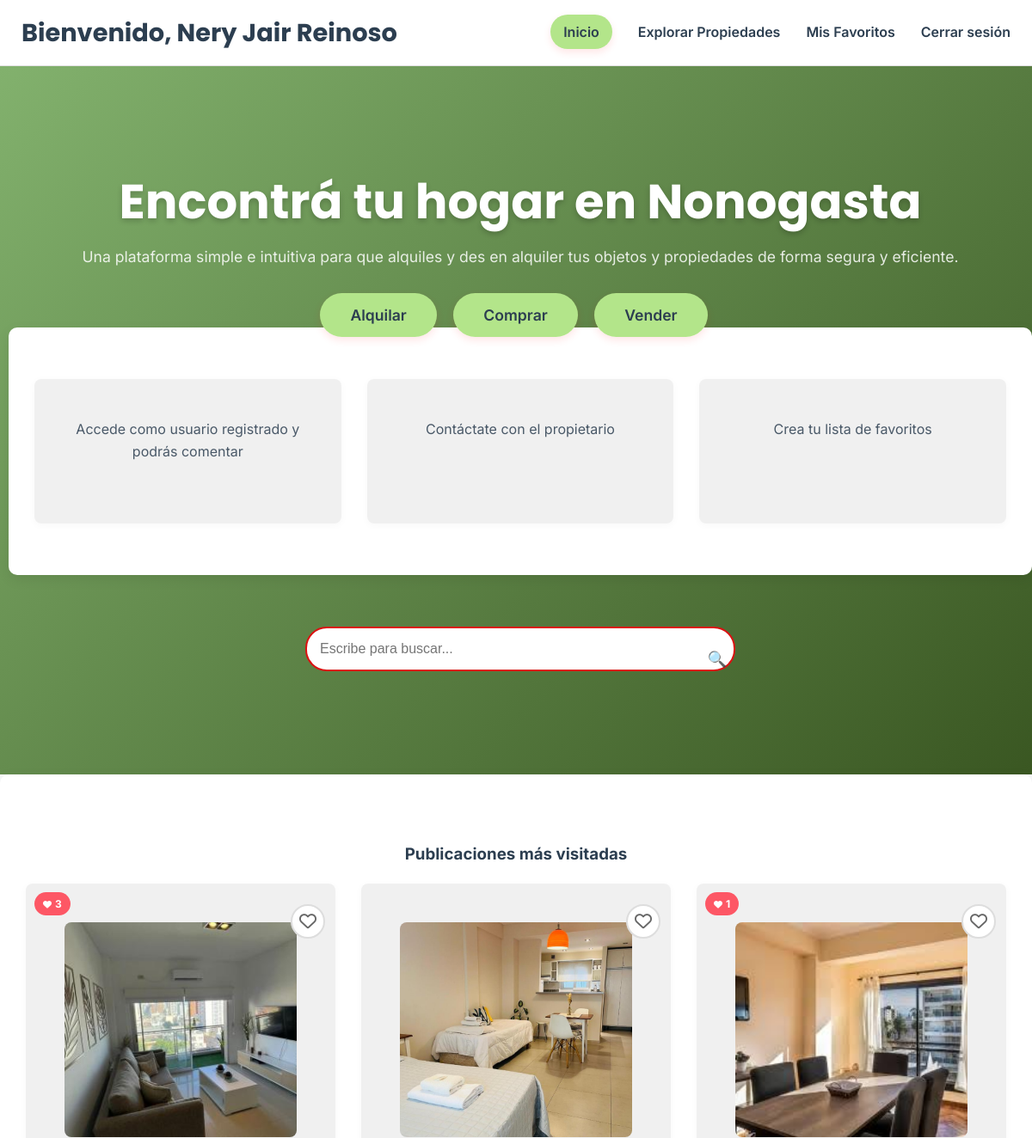
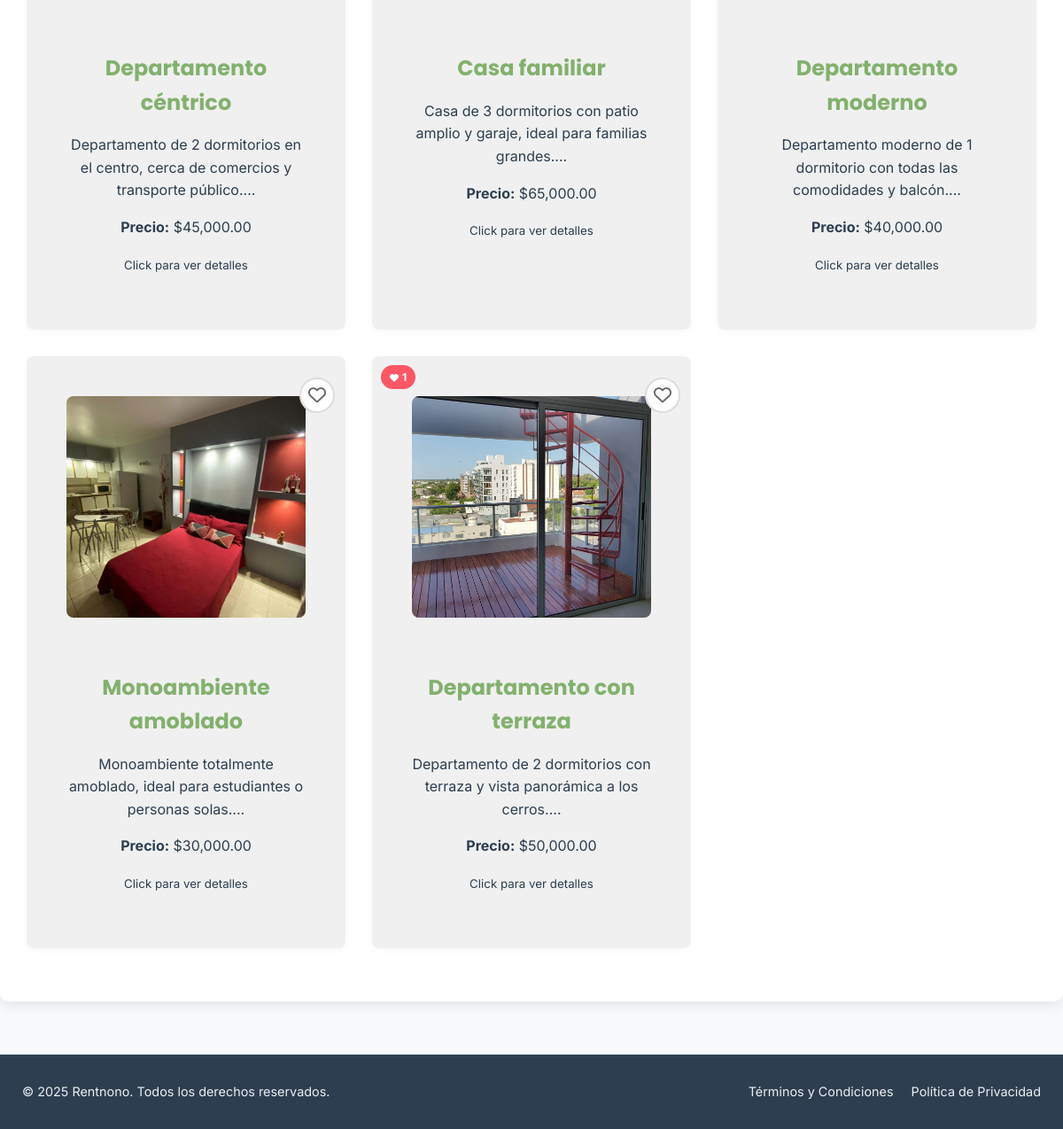
/RentNononuevo/usuario_visitante/ixusuario.php (signed in), run on the app's committed database (2 pictures, top to bottom).
### tables this page shows
CREATE TABLE `propiedades` (
  `id` int(11) NOT NULL,
  `titulo` varchar(100) NOT NULL,
  `descripcion` text DEFAULT NULL,
  `precio` decimal(12,2) NOT NULL,
  `tipo` enum('casa','departamento','local comercial','terreno o lote','galpon','camping') NOT NULL,
  `operacion` enum('alquiler','venta') NOT NULL,
  `superficie` int(11) DEFAULT NULL,
  `ambientes` int(11) DEFAULT NULL,
  `dormitorios` int(11) DEFAULT NULL,
  `sanitarios` int(11) DEFAULT NULL,
  `garaje` tinyint(1) DEFAULT 0,
  `estado` enum('a estrenar','usado','en construcción') NOT NULL DEFAULT 'a estrenar',
  `ubicacion` varchar(255) DEFAULT NULL,
  `direccion` varchar(255) DEFAULT NULL,
  `disponibilidad` enum('disponible','reservado') DEFAULT 'disponible',
  `imagen` varchar(255) DEFAULT NULL,
  `fecha_publicacion` timestamp NOT NULL DEFAULT current_timestamp(),
  `id_usuario` int(11) DEFAULT NULL,
  `visitas` int(11) DEFAULT 0
);

### RentNononuevo/database/publicaciones.php (called while the page is built, shortened)
<?php
include("conexion.php");
$sql = "SELECT * FROM propiedades ORDER BY fecha_publicacion DESC LIMIT 6";
$stmt = $conn->query($sql);
$publicaciones = $stmt->fetchAll(PDO::FETCH_ASSOC);
?>

### RentNononuevo/usuario_visitante/ixusuario.php (the view, shortened to what this page needs)
<?php
include("../database/publicaciones.php");
$es_visitante = isset($_SESSION['rol']) && $_SESSION['rol'] === 'visitante';
?>
<!DOCTYPE html>
<html lang="es">
<head>
    <link rel="stylesheet" href="../estilos/estilo.css">
    <link rel="stylesheet" href="../estilos/publicaciones.css">
    <link rel="stylesheet" href="https://cdnjs.cloudflare.com/ajax/libs/font-awesome/6.5.0/css/all.min.css">
</head>
<body>
    <header class="main-header">
        <div class="container header-content">
            <h1 class="site-logo">
                <?php if(isset($_SESSION['nombre'])): ?>
                    <a href="ixusuario.php">Bienvenido, <?php echo htmlspecialchars($_SESSION['nombre']); ?></a>
                <?php else: ?>
                    <a href="ixusuario.php">RentNono</a>
                <?php endif; ?>
            </h1>
            <nav class="main-nav">
                <ul>
                    <li><b href="#" class="btn-primary-small" href="ixusuario.php">Inicio</b></li>
                    <li><a href="erusuario.php">Explorar Propiedades</a></li>
                    <?php if(isset($_SESSION['nombre'])): ?>
                    <?php if($es_visitante): ?>
                        <li><a href="mis_favoritos.php">Mis Favoritos</a></li>
                    <?php endif; ?>
                        <li><a href="../database/logout.php">Cerrar sesión</a></li>
                    <?php else: ?>
                        <a id="abrirLogin" class="btn-iniciar-sesion">Iniciar sesión</a>
                    <?php endif; ?>
                </ul>
            </nav>
        </div>
    </header>
    <main>
        <section class="hero-section">
            <div class="hero-text-content">
                <h2>Encontrá tu hogar en Nonogasta</h2>
                <p>Una plataforma simple e intuitiva para que alquiles y des en alquiler tus objetos y propiedades de
                    forma segura y eficiente.</p>
                <a href="erusuario.php" class="btn-primary-large">Alquilar</a>
                <a href="erusuario.php" class="btn-primary-large">Comprar</a>
                <a href="#" class="btn-primary-large">Vender</a>
                <section class="features-section container">
                    <div class="features-grid">
                        <div class="feature-item">
                            <p>Accede como usuario registrado y podrás comentar</p>
                        </div>
                        <div class="feature-item">
                            <p>Contáctate con el propietario</p>
                        </div>
                        <div class="feature-item">
                            <p>Crea tu lista de favoritos</p>
                        </div>
                    </div>
                </section>
            </div>
            <div class="search-box">
                <input list="opciones" type="text" id="buscar" placeholder="Escribe para buscar...">
                <button type="button" class="icon" id="btnBuscar">🔍</button>
            </div>
        </section>
        <section class="features-section container">
            <h3>Publicaciones más visitadas</h3>
            <div class="features-grid" id="gridPublicaciones">
                <?php if (count($publicaciones) > 0): ?>
                    <?php foreach ($publicaciones as $pub):
                        $esFavorito = false;
                        $totalFav = 0;
                        if ($es_visitante) {
                            include("../database/conexion.php");
                            $checkFav = $conn->prepare("SELECT id FROM favoritos WHERE usuario_id = ? AND propiedad_id = ?");
                            $checkFav->execute([$_SESSION['id'], $pub['id']]);
                            $esFavorito = $checkFav->rowCount() > 0;
                            $countFav = $conn->prepare("SELECT COUNT(*) as total FROM favoritos WHERE propiedad_id = ?");
                            $countFav->execute([$pub['id']]);
                            $totalFav = $countFav->fetch(PDO::FETCH_ASSOC)['total'];
                        }
                    ?>
                        <div class="feature-item pub-card">
                            <?php if ($totalFav > 0): ?>
                                <span class="fav-count"><i class="fas fa-heart"></i> <?= $totalFav ?></span>
                            <?php endif; ?>
                            <button class="fav-btn <?= $esFavorito ? 'active' : '' ?>" data-id="<?= $pub['id'] ?>">
                                <i class="fa-<?= $esFavorito ? 'solid' : 'regular' ?> fa-heart"></i>
                            </button>
                            <a href="../detalle_publicaciones.php?id=<?= $pub['id'] ?>" class="publicacion-link">
                                <img src="/RentNono/media/publicaciones/<?php echo htmlspecialchars($pub['imagen']); ?>" alt="Imagen de <?php echo htmlspecialchars($pub['titulo']); ?>">
                                <h4><?php echo htmlspecialchars($pub['titulo']); ?></h4>
                                <p><?php echo htmlspecialchars(substr($pub['descripcion'], 0, 100)); ?>...</p>
                                <p><strong>Precio:</strong> $<?php echo number_format($pub['precio'], 2); ?></p>
                                <p><small>Click para ver detalles</small></p>
                            </a>
                        </div>
                    <?php endforeach; ?>
                <?php else: ?>
                    <p class="no-results">No hay publicaciones disponibles.</p>
                <?php endif; ?>
            </div>
        </section>
    </main>
    <footer class="main-footer">
        <div class="container footer-content">
            <p>&copy; 2025 Rentnono. Todos los derechos reservados.</p>
            <ul class="footer-links">
                <li><a href="#">Términos y Condiciones</a></li>
                <li><a href="#">Política de Privacidad</a></li>
            </ul>
        </div>
    </footer>
</body>
</html>

### RentNononuevo/estilos/publicaciones.css (style rules this page uses)
.features-section { padding: 60px 30px; text-align: center; background-color: var(--white-bg); margin-bottom: 60px; border-radius: 10px; box-shadow: 0 5px 15px rgba(0, 0, 0, 0.08); }
.features-grid { display: grid; grid-template-columns: repeat(auto-fit, minmax(280px, 1fr)); gap: 30px; transition: opacity 0.4s ease; }
.feature-item { background-color: rgba(180, 179, 179, 0.2); padding: 30px; border-radius: 8px; box-shadow: 0 2px 10px rgba(0, 0, 0, 0.03); transition: transform 0.3s ease, box-shadow 0.3s ease; }
.feature-item img { width: 100%; height: 250px; object-fit: cover; border-radius: 8px; margin-bottom: 20px; }
.feature-item h4 { font-family: var(--font-heading); font-size: 1.5em; color: var(--primary-color); margin-bottom: 15px; }
.feature-item p { font-size: 1em; color: var(--dark-text-color); }

### data on the page
propiedades: totalFav "3", imagen (picture), titulo "Departamento céntrico", descripcion "Departamento de 2 dormitorios en el centro, cerca de comercios y transporte público.", precio "45,000.00"
propiedades: imagen (picture), titulo "Casa familiar", descripcion "Casa de 3 dormitorios con patio amplio y garaje, ideal para familias grandes.", precio "65,000.00"
propiedades: totalFav "1", imagen (picture), titulo "Departamento moderno", descripcion "Departamento moderno de 1 dormitorio con todas las comodidades y balcón.", precio "40,000.00"
propiedades: imagen (picture), titulo "Monoambiente amoblado", descripcion "Monoambiente totalmente amoblado, ideal para estudiantes o personas solas.", precio "30,000.00"
propiedades: totalFav "1", imagen (picture), titulo "Departamento con terraza", descripcion "Departamento de 2 dormitorios con terraza y vista panorámica a los cerros.", precio "50,000.00"

### other printed values
$_SESSION['nombre'] "Nery Jair Reinoso"
